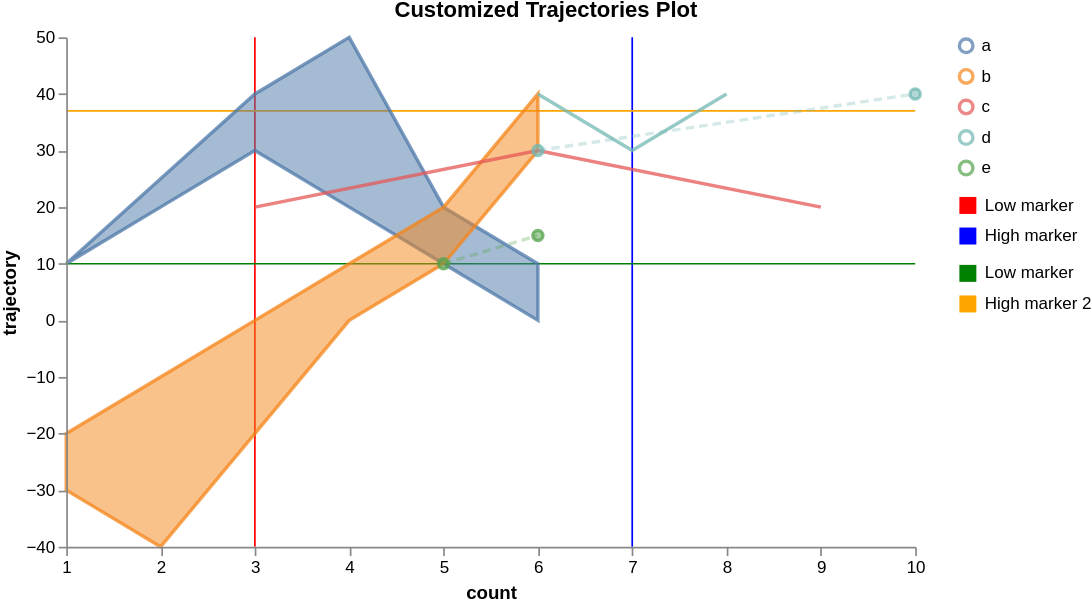

Specify this chart in Vega-Lite:
### Vega specification from a JSON file in a GitHub repository (floating-point values rounded to 4 significant figures)
{"$schema": "https://vega.github.io/schema/vega/v5.json", "width": 500, "height": 300, "scales": [{"name": "xscale", "type": "linear", "range": "width", "zero": false, "domain": {"fields": [{"data": "distributions", "field": "timepoint"}, {"data": "traces", "field": "timepoint"}, {"data": "points", "field": "timepoint"}]}}, {"name": "yscale", "type": "linear", "range": "height", "nice": true, "zero": true, "domain": {"fields": [{"data": "distributions", "field": "lower"}, {"data": "distributions", "field": "upper"}, {"data": "traces", "field": "value"}, {"data": "points", "field": "value"}]}}, {"name": "markerscale_v", "type": "ordinal", "domain": {"data": "markers_v", "field": "label"}, "range": {"data": "markers_v", "field": "new_color"}}, {"name": "markerscale_h", "type": "ordinal", "domain": {"data": "markers_h", "field": "label"}, "range": {"data": "markers_h", "field": "new_color"}}, {"name": "color", "type": "ordinal", "range": "category", "domain": {"fields": [{"data": "distributions", "field": "trajectory"}, {"data": "traces", "field": "trajectory"}, {"data": "points", "field": "trajectory"}], "sort": {"order": "ascending"}}}], "axes": [{"orient": "bottom", "scale": "xscale", "zindex": 100, "title": {"signal": "data('axis_labels')[0].xaxis_label"}}, {"orient": "left", "scale": "yscale", "zindex": 100, "title": {"signal": "data('axis_labels')[0].yaxis_label"}}], "signals": [{"name": "clear", "value": true, "on": [{"events": "mouseup[!event.item]", "update": "true", "force": true}]}, {"name": "shift", "value": false, "on": [{"events": "@legendSymbol:click, @legendLabel:click", "update": "event.shiftKey", "force": true}]}, {"name": "clicked", "value": null, "on": [{"events": "@legendSymbol:click, @legendLabel:click", "update": "{value: datum.value}", "force": true}]}, {"name": "clearData", "value": true, "on": [{"events": "mouseup[!event.item]", "update": "true", "force": true}]}, {"name": "clickedData", "value": null, "on": [{"events": "@area:click", "update": "{value: datum.trajectory}", "force": true}]}, {"name": "logLegendClick", "value": null, "on": [{"events": "@legendSymbol:click, @legendLabel:click", "update": "{datum: datum}", "force": true}]}, {"description": "Active datapoint", "name": "activated_datapoint", "value": null, "on": [{"events": "symbol:mouseover", "update": "item()"}, {"events": "symbol:mouseout", "update": "null"}]}, {"name": "logAreaClick", "value": null, "on": [{"events": "@area:click", "update": "{datum: datum}", "force": true}]}], "config": {"logLevel": "warn"}, "legends": [{"name": "color_legend", "stroke": "color", "encode": {"symbols": {"name": "legendSymbol", "interactive": true, "update": {"fill": {"value": "transparent"}, "strokeWidth": {"value": 2}, "opacity": [{"test": "!length(data('selected')) || indata('selected', 'value', datum.value) || indata('selectedData', 'value', datum.value)", "value": 0.7}, {"value": 0.15}], "size": {"value": 64}}}, "labels": {"name": "legendLabel", "interactive": true, "update": {"opacity": [{"test": "!length(data('selectedData')) || indata('selectedData', 'value', datum.value)", "value": 1}, {"value": 0.25}]}}}}, {"name": "marker_color_legend_v", "fill": "markerscale_v", "encode": {"symbols": {"name": "markerLegendSymbol_v", "interactive": true, "update": {"size": {"value": 100}, "shape": {"value": "square"}, "stroke": {"value": "transparent"}, "opacity": {"value": 1}}}, "labels": {"name": "markerLegendLabel", "interactive": true, "update": {"text": {"field": "label"}, "fill": {"value": "black"}, "opacity": {"value": 1}}}}}, {"name": "marker_color_legend_h", "fill": "markerscale_h", "encode": {"symbols": {"name": "markerLegendSymbol_h", "interactive": true, "update": {"size": {"value": 100}, "shape": {"value": "square"}, "stroke": {"value": "transparent"}, "opacity": {"value": 1}}}, "labels": {"name": "markerLegendLabel", "interactive": true, "update": {"text": {"field": "label"}, "fill": {"value": "black"}, "opacity": {"value": 1}}}}}], "marks": [{"type": "group", "zindex": 3, "name": "_points", "from": {"facet": {"name": "points_split", "data": "points", "groupby": "trajectory"}}, "marks": [{"type": "symbol", "name": "_points_symbol", "from": {"data": "points_split"}, "zindex": 3, "encode": {"update": {"x": {"scale": "xscale", "field": "timepoint"}, "y": {"scale": "yscale", "field": "value"}, "size": {"value": 35}, "strokeWidth": {"value": 2}, "fill": {"scale": "color", "field": "trajectory"}, "stroke": {"scale": "color", "field": "trajectory"}, "fillOpacity": [{"test": "!length(data('selected')) || indata('selected', 'value', datum.trajectory)", "value": 0.5}, {"value": 0.15}], "strokeOpacity": [{"test": "!length(data('selected')) || indata('selected', 'value', datum.trajectory)", "value": 0.75}, {"value": 0.15}], "tooltip": {"field": "value"}}, "hover": {"fillOpacity": {"value": 0.9}}}}, {"type": "line", "name": "_points_line", "from": {"data": "points_split"}, "zindex": 3, "encode": {"update": {"x": {"scale": "xscale", "field": "timepoint"}, "y": {"scale": "yscale", "field": "value"}, "strokeWidth": {"value": 2}, "stroke": {"scale": "color", "field": "trajectory"}, "interpolate": {"value": "linear"}, "strokeDash": {"value": [5, 3]}, "strokeOpacity": [{"test": "!length(data('selected')) || indata('selected', 'value', datum.trajectory)", "value": 0.3}, {"value": 0.1}]}, "hover": {"fillOpacity": {"value": 0.9}}}}]}, {"type": "group", "zindex": 2, "name": "_traces", "from": {"facet": {"name": "traces_split", "data": "traces", "groupby": "trajectory"}}, "marks": [{"type": "line", "name": "_traces_lines", "from": {"data": "traces_split"}, "encode": {"update": {"x": {"scale": "xscale", "field": "timepoint"}, "y": {"scale": "yscale", "field": "value"}, "strokeWidth": {"value": 2}, "stroke": {"scale": "color", "field": "trajectory"}, "interpolate": {"value": "linear"}, "strokeOpacity": [{"test": "!length(data('selected')) || indata('selected', 'value', datum.trajectory)", "value": 0.75}, {"value": 0.15}]}, "hover": {"fillOpacity": {"value": 0.9}}}}]}, {"type": "group", "name": "_distributions", "zindex": 1, "from": {"facet": {"name": "trajectory_split", "data": "distributions", "groupby": "trajectory"}}, "marks": [{"type": "area", "name": "area", "interactive": true, "from": {"data": "trajectory_split"}, "encode": {"update": {"x": {"scale": "xscale", "field": "timepoint"}, "y": {"scale": "yscale", "field": "upper"}, "y2": {"scale": "yscale", "field": "lower"}, "interpolate": {"value": "linear"}, "strokeWidth": {"value": 2}, "fill": {"scale": "color", "field": "trajectory"}, "stroke": {"scale": "color", "field": "trajectory"}, "fillOpacity": [{"test": "!length(data('selected')) || indata('selected', 'value', datum.trajectory)", "value": 0.5}, {"value": 0.15}], "strokeOpacity": [{"test": "!length(data('selected')) || indata('selected', 'value', datum.trajectory)", "value": 0.75}, {"value": 0.15}]}, "hover": {"fillOpacity": {"value": 0.9}}}}]}, {"type": "group", "name": "_markers_v", "marks": [{"type": "rule", "name": "_marker_v text", "from": {"data": "markers_v"}, "encode": {"enter": {"stroke": {"scale": "markerscale_v", "field": "label"}}, "update": {"x": {"scale": "xscale", "field": "axis_value"}, "y2": {"value": 0}, "y": {"signal": "height"}, "opacity": {"value": 1}}}}]}, {"type": "group", "name": "_markers_h", "marks": [{"type": "rule", "name": "_marker_h text", "from": {"data": "markers_h"}, "encode": {"enter": {"stroke": {"scale": "markerscale_h", "field": "label"}}, "update": {"y": {"scale": "yscale", "field": "axis_value"}, "x2": {"value": 0}, "x": {"signal": "width"}, "opacity": {"value": 1}}}}]}], "data": [{"name": "distributions", "values": [{"timepoint": 1, "upper": 10, "lower": 10, "trajectory": "a"}, {"timepoint": 2, "upper": 20, "lower": 25, "trajectory": "a"}, {"timepoint": 4, "upper": 20, "lower": 50, "trajectory": "a"}, {"timepoint": 6, "upper": 0, "lower": 10, "trajectory": "a"}, {"timepoint": 1, "upper": -30, "lower": -20, "trajectory": "b"}, {"timepoint": 5, "upper": 10, "lower": 20, "trajectory": "a"}, {"timepoint": 2, "upper": -40, "lower": -10, "trajectory": "b"}, {"timepoint": 3, "upper": -20, "lower": 0, "trajectory": "b"}, {"timepoint": 3, "upper": 30, "lower": 40, "trajectory": "a"}, {"timepoint": 5, "upper": 10, "lower": 20, "trajectory": "b"}, {"timepoint": 4, "upper": 0, "lower": 10, "trajectory": "b"}, {"timepoint": 6, "upper": 30, "lower": 40, "trajectory": "b"}], "transform": [{"type": "collect", "sort": {"field": ["trajectory", "timepoint"]}}, {"type": "formula", "expr": "warn('DEBUG: timepoint=' + datum.timepoint + ', upper=' + datum.upper + ', lower=' + datum.lower + ', trajectory=' + datum.trajectory, null)", "as": "debugInfo"}]}, {"name": "traces", "values": [{"timepoint": 6, "value": 30, "trajectory": "c"}, {"timepoint": 9, "value": 20, "trajectory": "c"}, {"timepoint": 3, "value": 20, "trajectory": "c"}, {"timepoint": 7, "value": 30, "trajectory": "d"}, {"timepoint": 6, "value": 40, "trajectory": "d"}, {"timepoint": 8, "value": 40, "trajectory": "d"}], "transform": [{"type": "filter", "expr": "isValid(datum.value)"}, {"type": "collect", "sort": {"field": ["trajectory", "timepoint"]}}, {"type": "formula", "expr": "warn('DEBUG: timepoint=' + datum.timepoint + ', value=' + datum.value + ', trajectory=' + datum.trajectory, null)", "as": "debugInfo"}]}, {"name": "points", "values": [{"timepoint": 6, "value": 30, "trajectory": "d"}, {"timepoint": 10, "value": 40, "trajectory": "d"}, {"timepoint": 5, "value": 10, "trajectory": "e"}, {"timepoint": 6, "value": 15, "trajectory": "e"}], "transform": [{"type": "formula", "expr": "warn('DEBUG: timepoint=' + datum.timepoint + ', value=' + datum.value + ', trajectory=' + datum.trajectory, null)", "as": "debugInfo"}]}, {"name": "markers_v", "values": [{"axis_value": 3, "label": "Low marker", "new_color": "red"}, {"axis_value": 7, "label": "High marker", "new_color": "blue"}]}, {"name": "markers_h", "values": [{"axis_value": 10, "label": "Low marker", "new_color": "green"}, {"axis_value": 37, "label": "High marker 2", "new_color": "orange"}]}, {"name": "axis_labels", "values": [{"xaxis_label": "count", "yaxis_label": "trajectory"}]}, {"name": "selected", "on": [{"trigger": "clear", "remove": true}, {"trigger": "!shift", "remove": true}, {"trigger": "!shift && clicked", "insert": "clicked"}, {"trigger": "shift && clicked", "toggle": "clicked"}]}, {"name": "selectedData", "on": [{"trigger": "clearData", "remove": true}, {"trigger": "clickedData", "toggle": "clickedData"}]}], "title": "Customized Trajectories Plot"}
